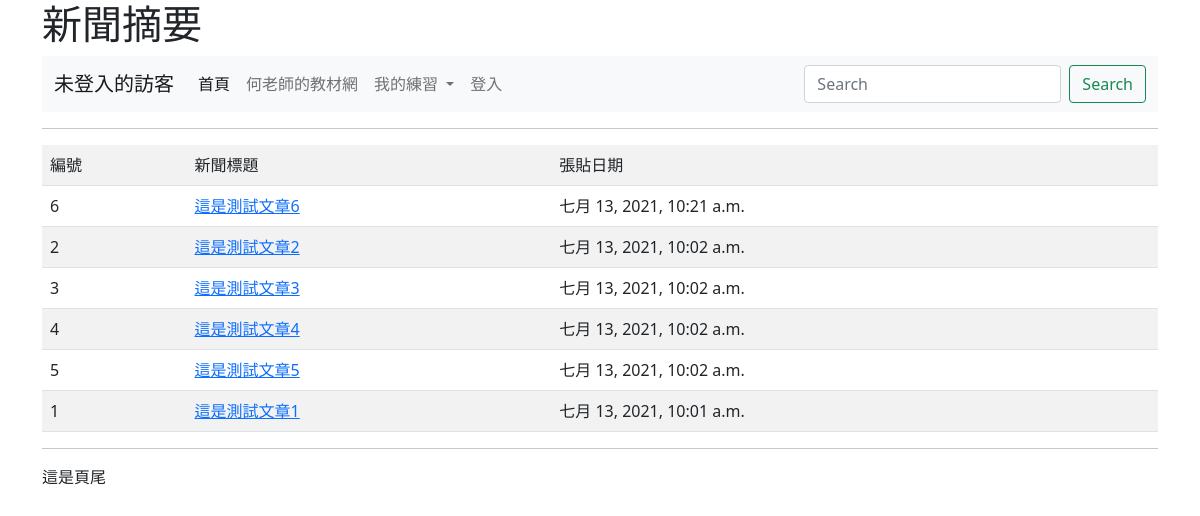
Page /news/ on the committed database.
### mysite/models.py (models this page shows, shortened)
class Post(models.Model):
	title = models.CharField(max_length=200)
	content = models.TextField()
	pub_date = models.DateTimeField(default=timezone.now)
	class Meta:
		ordering = ('-pub_date',)

### mysite/views.py (the view)
# urls.py: path('news/',views.news),
def news(request):
	posts = Post.objects.all()
	return render(request, "news.html", locals())

### templates/news.html (shortened to what this page needs)
{% extends "base.html" %}
{% block main %}
  <hr>
  <table class="table table-striped">
  	<tr>
  		<td>編號</td>
  		<td>新聞標題</td>
  		<td>張貼日期</td>
  	</tr>
  {% for post in posts %}
  	<tr>
  		<td>{{ post.id }}</td>
  		{%if request.user.is_authenticated %}
  		<td><a href="/show/{{ post.id}}/">{{ post.title }}</a></td>
  		{% else %}
  		<td><a href="/admin/login/?next=/show/{{ post.id}}/">{{ post.title }}</a></td>
  		{% endif %}
  		<td>{{ post.pub_date }}</td>
  	</tr>
  {% endfor %}
  </table>
{% endblock %}

### rows in the picture
Post: id "6", title "這是測試文章6", pub_date "七月 13, 2021, 10:21 a.m."
Post: id "2", title "這是測試文章2", pub_date "七月 13, 2021, 10:02 a.m."
Post: id "3", title "這是測試文章3", pub_date "七月 13, 2021, 10:02 a.m."
Post: id "4", title "這是測試文章4", pub_date "七月 13, 2021, 10:02 a.m."
Post: id "5", title "這是測試文章5", pub_date "七月 13, 2021, 10:02 a.m."
Post: id "1", title "這是測試文章1", pub_date "七月 13, 2021, 10:01 a.m."
